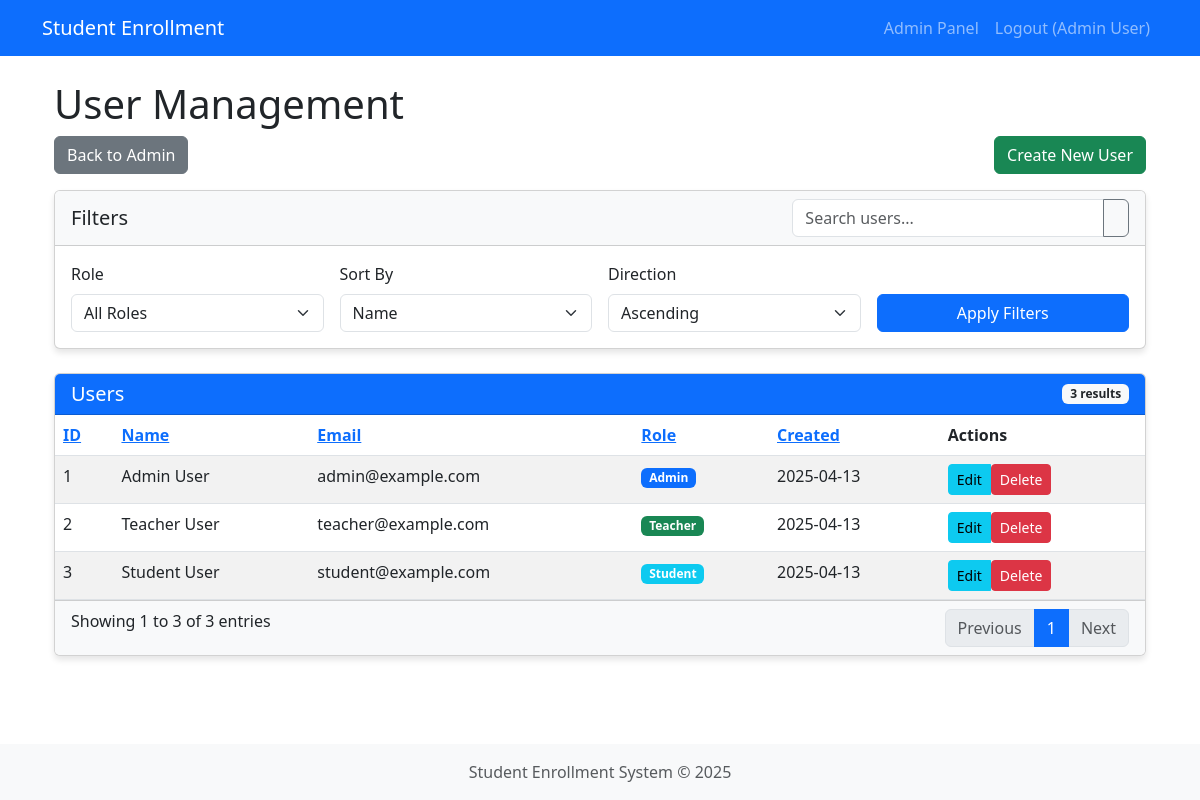
/admin/custom_users (signed in), run on an earlier commit of the app's database.
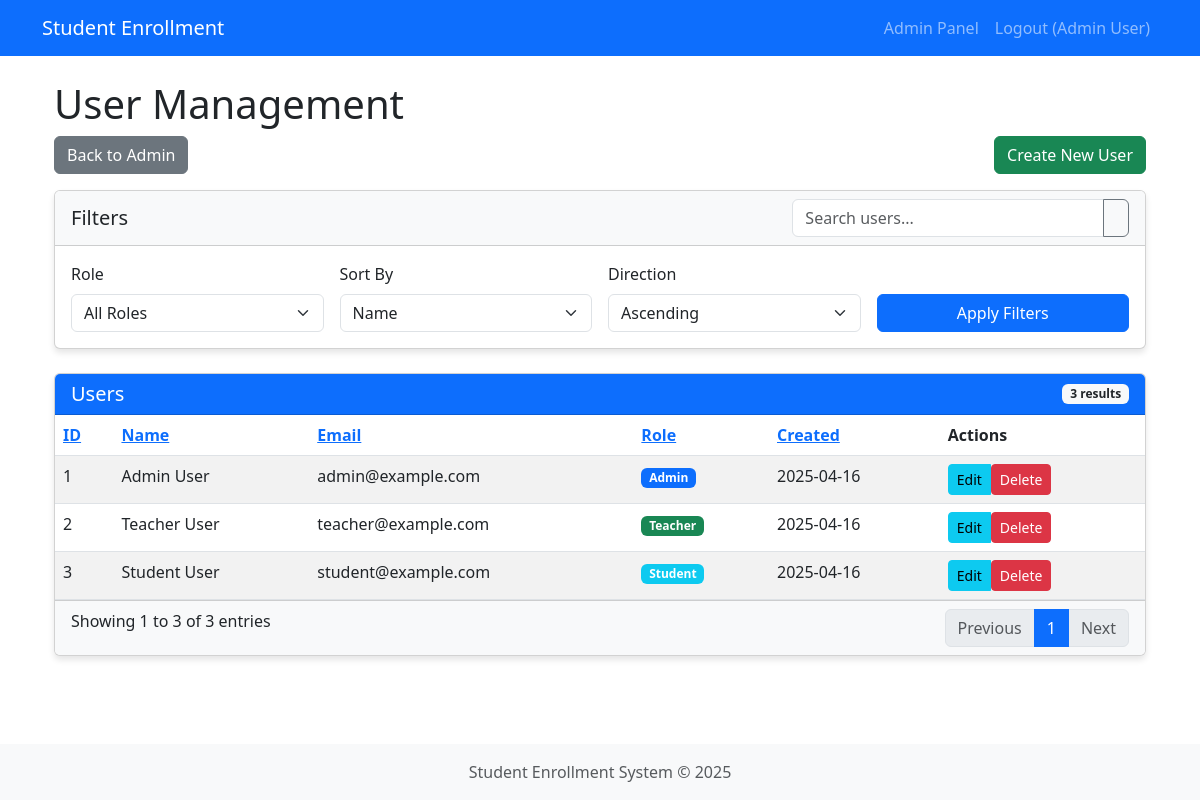
And on a later commit of the database.
### app.py (models this page shows, shortened)
class User(db.Model, UserMixin):
    id = db.Column(db.Integer, primary_key=True)
    email = db.Column(db.String(100), unique=True, nullable=False)
    name = db.Column(db.String(100), nullable=False)
    password = db.Column(db.String(200), nullable=False)
    role_id = db.Column(db.Integer, db.ForeignKey('role.id'), nullable=False)
    created_at = db.Column(db.DateTime, default=datetime.now)
    courses_teaching = db.relationship('Course', backref='teacher', lazy=True)
    enrollments = db.relationship('Enrollment', backref='student', lazy=True)

class Role(db.Model):
    id = db.Column(db.Integer, primary_key=True)
    name = db.Column(db.String(20), unique=True, nullable=False)
    users = db.relationship('User', backref='role', lazy=True)

### app.py (the view, shortened to what this page needs)
@app.route('/admin/custom_users')
@login_required
@role_required('admin')
def admin_users():
    search = request.args.get('search', '')
    role_id = request.args.get('role', '')
    sort_field = request.args.get('sort', 'id')
    sort_direction = request.args.get('direction', 'asc')
    query = User.query
    if role_id and role_id.isdigit():
        query = query.filter(User.role_id == int(role_id))
    if sort_field == 'name':
        if sort_direction == 'desc':
            query = query.order_by(User.name.desc())
        else:
            query = query.order_by(User.name)
    elif sort_field == 'email':
        if sort_direction == 'desc':
            query = query.order_by(User.email.desc())
        else:
            query = query.order_by(User.email)
    elif sort_field == 'created_at':
        if sort_direction == 'desc':
            query = query.order_by(User.created_at.desc())
        else:
            query = query.order_by(User.created_at)
    else:  # Default sort by ID
        if sort_direction == 'desc':
            query = query.order_by(User.id.desc())
        else:
            query = query.order_by(User.id)
    users = query.all()
    roles = Role.query.all()
    return render_template(
        'admin/users.html',
        users=users,
        roles=roles,
        search=search,
        role_id=role_id,
        sort_field=sort_field,
        sort_direction=sort_direction
    )

### app.py (called while the page is built)
@login_manager.user_loader
def load_user(user_id):
    return User.query.get(int(user_id))

def role_required(role_name):
    def decorator(f):
        @wraps(f)
        def decorated_function(*args, **kwargs):
            if not current_user.is_authenticated:
                return redirect(url_for('login'))
            if not current_user.role or current_user.role.name != role_name:
                flash('You do not have permission to access this page.', 'danger')
                return redirect(url_for('dashboard'))
            return f(*args, **kwargs)
        return decorated_function
    return decorator

### templates/admin/users.html (shortened to what the changed rows need)
{% extends 'base.html' %}
{% block content %}
<div class="container">
  <div class="row">
    <div class="col-md-12">
      <h1>User Management</h1>
      <div class="card">
        <div class="card-body p-0">
          <div class="table-responsive">
            <table class="table table-striped table-hover mb-0">
              <thead>
                <tr>
                  <th class="admin-list-header">
                    <a href="{{ url_for('admin_users', search=search, role=role_id, sort='id', direction='asc' if sort_field == 'id' and sort_direction == 'desc' else 'desc') }}" class="column-header">ID</a>
                  </th>
                  <th class="admin-list-header">
                    <a href="{{ url_for('admin_users', search=search, role=role_id, sort='name', direction='asc' if sort_field == 'name' and sort_direction == 'desc' else 'desc') }}" class="column-header">Name</a>
                  </th>
                  <th class="admin-list-header">
                    <a href="{{ url_for('admin_users', search=search, role=role_id, sort='email', direction='asc' if sort_field == 'email' and sort_direction == 'desc' else 'desc') }}" class="column-header">Email</a>
                  </th>
                  <th class="admin-list-header">
                    <a href="#" class="column-header">Role</a>
                  </th>
                  <th class="admin-list-header">
                    <a href="{{ url_for('admin_users', search=search, role=role_id, sort='created_at', direction='asc' if sort_field == 'created_at' and sort_direction == 'desc' else 'desc') }}" class="column-header">Created</a>
                  </th>
                  <th class="admin-list-header">Actions</th>
                </tr>
              </thead>
              <tbody>
                {% for user in users %}
                <tr>
                  <td>{{ user.id }}</td>
                  <td>{{ user.name }}</td>
                  <td>{{ user.email }}</td>
                  <td>
                    <span class="badge bg-{{ 'primary' if user.role.name == 'admin' else 'success' if user.role.name == 'teacher' else 'info' }}">
                      {{ user.role.name|capitalize }}
                    </span>
                  </td>
                  <td>{{ user.created_at.strftime('%Y-%m-%d') }}</td>
                  <td>
                    <div class="btn-group" role="group">
                      <a href="{{ url_for('admin_edit_user', user_id=user.id) }}" class="btn btn-sm btn-info">
                         Edit
                      </a>
                      <form method="POST" action="{{ url_for('admin_delete_user', user_id=user.id) }}" class="d-inline"
                        onsubmit="return confirm('Are you sure you want to delete this user?');">
                        <button type="submit" class="btn btn-sm btn-danger">
                           Delete
                        </button>
                      </form>
                    </div>
                  </td>
                </tr>
                {% endfor %}
              </tbody>
            </table>
          </div>
        </div>
      </div>
    </div>
  </div>
</div>
{% endblock %}

### templates/base.html (shortened to what this page needs)
<!DOCTYPE html>
<html lang="en">
<head>
    <link href="https://cdn.jsdelivr.net/npm/bootstrap@5.3.0-alpha1/dist/css/bootstrap.min.css" rel="stylesheet">
</head>
<body>
    <nav class="navbar navbar-expand-lg navbar-dark bg-primary">
        <div class="container">
            <a class="navbar-brand" href="{{ url_for('dashboard') }}">Student Enrollment</a>
            <div class="collapse navbar-collapse" id="navbarNav">
                <ul class="navbar-nav ms-auto">
                    {% if current_user.is_authenticated %}
                        {% if current_user.role %}
                            {% if current_user.role.name == 'student' %}
                                <li class="nav-item">
                                    <a class="nav-link" href="{{ url_for('student_dashboard') }}">My Courses</a>
                                </li>
                                <li class="nav-item">
                                    <a class="nav-link" href="{{ url_for('student_courses') }}">Available Courses</a>
                                </li>
                            {% elif current_user.role.name == 'teacher' %}
                                <li class="nav-item">
                                    <a class="nav-link" href="{{ url_for('teacher_dashboard') }}">My Classes</a>
                                </li>
                            {% elif current_user.role.name == 'admin' %}
                                <li class="nav-item">
                                    <a class="nav-link" href="{{ url_for('admin.index') }}">Admin Panel</a>
                                </li>
                            {% endif %}
                        {% endif %}
                        <li class="nav-item">
                            <a class="nav-link" href="{{ url_for('logout') }}">Logout ({{ current_user.name }})</a>
                        </li>
                    {% endif %}
                </ul>
            </div>
        </div>
    </nav>
    <main class="container py-4">
        {% block content %}{% endblock %}
    </main>
    <footer class="text-center text-muted">
        <div class="container">
            <p class="mb-0">Student Enrollment System &copy; 2025</p>
        </div>
    </footer>
</body>
</html>

What changed in the data, as far as the page shows it:
changed User "Admin User": created_at "2025-04-13" → "2025-04-16"
changed User "Teacher User": created_at "2025-04-13" → "2025-04-16"
changed User "Student User": created_at "2025-04-13" → "2025-04-16"
